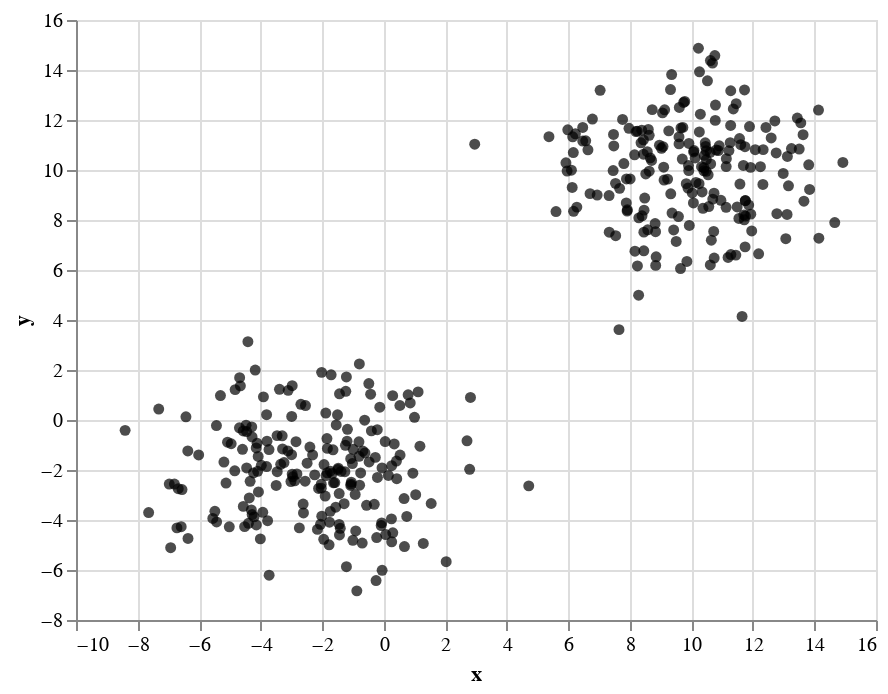

This figure's notebook cell:
### Code cell
alt.Chart(data).mark_circle().encode(
    x='x',
    y='y',
    color=alt.value('black')
)

### Figure 1 — Vega-Lite specification as saved in the notebook (floating-point values rounded to 4 significant figures; data arrays with more than 128 entries replaced by an {"elided": "..."} marker saying what was removed)
{"config": {"view": {"continuousWidth": 400, "continuousHeight": 300}}, "data": {"name": "data-037e255517f36a24b04f3ec70214f709"}, "mark": "circle", "encoding": {"color": {"value": "black"}, "x": {"type": "quantitative", "field": "x"}, "y": {"type": "quantitative", "field": "y"}}, "$schema": "https://vega.github.io/schema/vega-lite/v4.8.1.json", "datasets": {"data-037e255517f36a24b04f3ec70214f709": {"elided": "400 records"}}}
